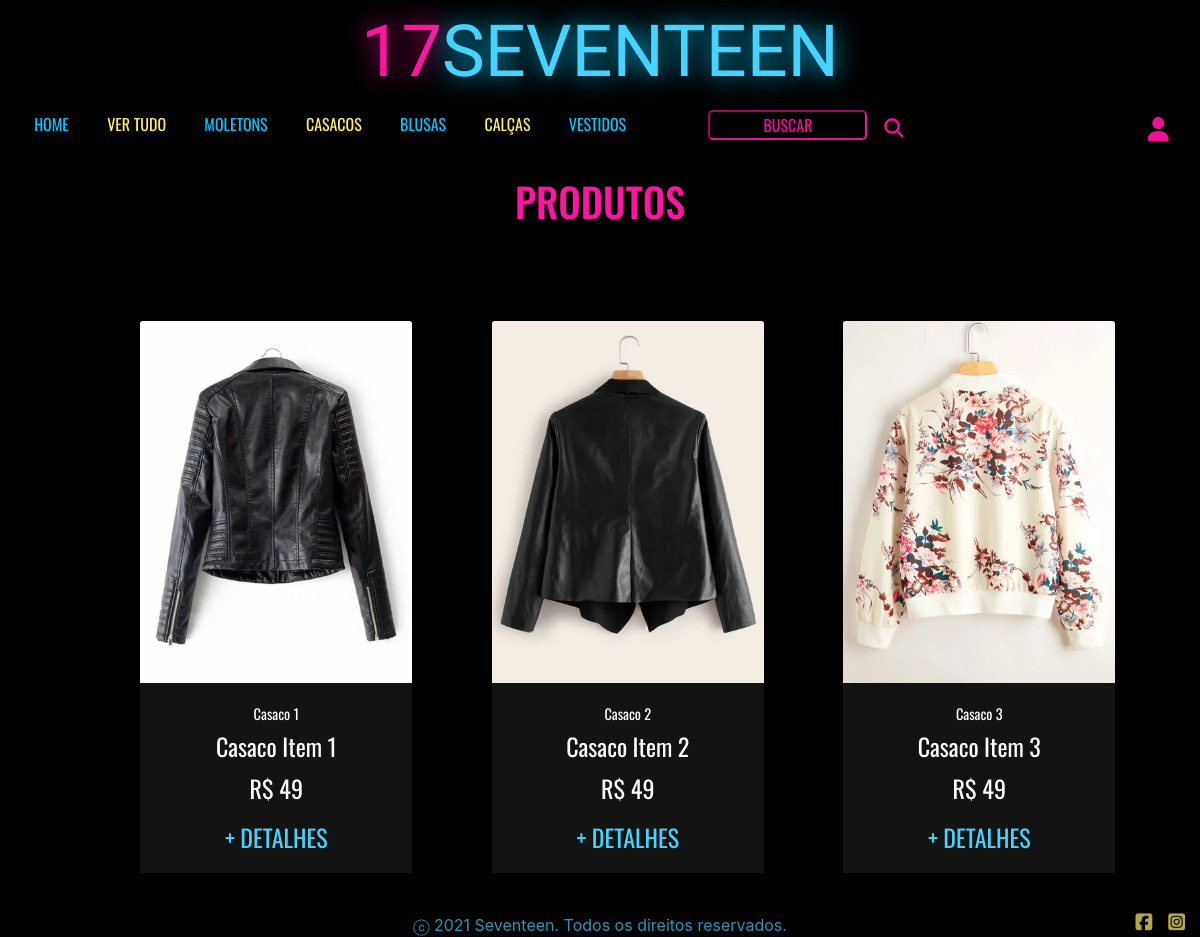
Page /casacos.php on the committed database.
### tables this page shows
CREATE TABLE `produtos` (
  `id` int(11) NOT NULL,
  `titulo` varchar(100) NOT NULL,
  `descricao` varchar(255) NOT NULL,
  `valor` float NOT NULL,
  `destaque` tinyint(1) NOT NULL,
  `categoria` varchar(100) NOT NULL,
  `quantidade` int(11) NOT NULL,
  `imagem` varchar(255) NOT NULL
);

### casacos.php (the view, shortened to what this page needs)
<?php
require_once('conn.php');
?>
<!DOCTYPE html>
<html lang="pt-br">
<head>
    <link rel="stylesheet" href="https://stackpath.bootstrapcdn.com/bootstrap/4.1.3/css/bootstrap.min.css">
    <link rel="stylesheet" href="./style.css">
</head>
<body>
    <div class="container-fluid">
        <header>
        <?php require_once('menu.php'); ?>
        </header>
        <main class="container">
            <h1 id="titulo">PRODUTOS</h1>
            <div class="d-flex row justify-content-around mt-5 mb-5" id="sec-produtos">
                <br>
                <?php
                    $sql = "select * from produtos where categoria='casaco'";
                $result = $conn->query($sql);
                if ($result->num_rows > 0) {
                    while ($rows = $result->fetch_assoc()) {
                ?>
                        <div class="card text-center mt-5" style="width: 17rem; height: 32rem;">
                            <div class="box-produto" id="<?php echo $rows["categoria"]; ?>" style="display:inline-block" ;>
                                <img class="card-img-top" src=".<?php echo $rows["imagem"]; ?>" alt="Imagem de capa do card">
                                <div class="card-body">
                                    <p class="card-title"><?php echo $rows["titulo"]; ?></p>
                                    <p class="card-text"><?php echo $rows["descricao"]; ?></p>
                                    <p class="card-text">R$ <?php echo $rows["valor"]; ?></p>
                                    <a href="./detalhes.php?id=<?php echo $rows["id"]; ?>" class="btn botao-carrinho" name="detalhe">+ DETALHES</i></a>
                                </div>
                            </div>
                        </div>
                <?php
                    }
                } else {
                    echo "Nenhum produto cadastrado";
                }
                ?>
            </div>
    </div>
    <footer class="row justify-content-center">
        <div id="lado" class="text-danger"></div>
        <div id="copy">ⓒ 2021 Seventeen. Todos os direitos reservados.</div>
        <div id="icons" class="row justify-content-end"><i class="fab fa-facebook-square pr-2"></i><i class="fab fa-instagram-square pl-2"></i></div>
    </footer>
</body>
</html>

### style.css (style rules this page uses)
body { background-color: #000000; }
main { font-family: 'Oswald', sans-serif; }
#lado { width: 20%; }
#copy { color: #47D3FF; width: 60%; }
#icons { color: #FFF067; width: 20%; font-size: 1.2rem; }
footer { margin-top: 7vh; display: flex; flex-direction: row; width: 100%; text-align: center; opacity: 0.7; }
#sec-produtos { margin-top: 5vh; width: 100%; margin: 0 auto; }
.card { border: none; margin-left: 1vw; margin-right: 1vw; margin-top: 3vh; margin-bottom: 3vh; }
.card-body { background-color: #131313; color: #ffffff; font-size: 0.9rem; }
.card-text { font-size: 1.5rem; margin-top: -1vh; }
.btn { height: 5vh; }
.botao-carrinho { background-color: transparent; color: #47D3FF; border: none; margin-top: -1vh; font-size: 1.5rem; }
main { text-align: center; margin-top: 3.7vh; }
main a { font-size: 0.8rem; color: #FF15A2; text-align: center; }
#titulo { color: #FF15A2; margin-bottom: 4vh; }

### rows in the picture
produtos: imagem (picture), titulo "Casaco 1", descricao "Casaco Item 1", valor "49"
produtos: imagem (picture), titulo "Casaco 2", descricao "Casaco Item 2", valor "49"
produtos: imagem (picture), titulo "Casaco 3", descricao "Casaco Item 3", valor "49"
